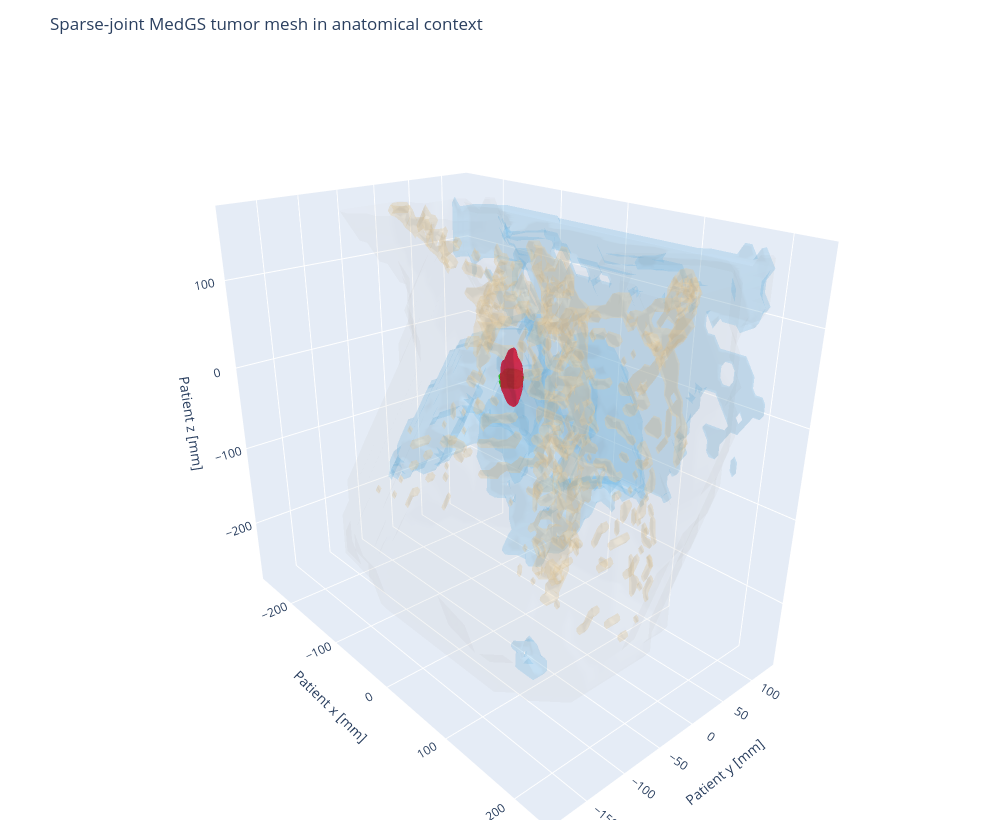

The cell this chart's notebook holds for it:
### Markdown cell above
# 6. Experiment B — $\lambda_{\mathrm{seg}} = 2$

The complete segmentation objective contributes twice as strongly as the image branch. This increases the influence of both observed-mask supervision and the background-aware in-between penalty.

### Code cell
result_b = run_experiment(EXPERIMENTS[1])
show_training_history(result_b)
show_segmentation_diagnostics(result_b)
show_reconstruction(result_b)

### Figure 1 — Plotly figure (JSON) as saved in the notebook; plotly's stock layout.template omitted (floating-point values rounded to 4 significant figures; data arrays with more than 128 entries replaced by an {"elided": "..."} marker saying what was removed)
{"data": [{"color": "lightgray", "flatshading": false, "i": {"elided": "4924 int values"}, "j": {"elided": "4924 int values"}, "k": {"elided": "4924 int values"}, "name": "Body", "opacity": 0.07, "x": {"elided": "2503 float values"}, "y": {"elided": "2503 float values"}, "z": {"elided": "2503 float values"}, "type": "mesh3d"}, {"color": "lightskyblue", "flatshading": false, "i": {"elided": "13914 int values"}, "j": {"elided": "13914 int values"}, "k": {"elided": "13914 int values"}, "name": "Lungs", "opacity": 0.17, "x": {"elided": "6883 float values"}, "y": {"elided": "6883 float values"}, "z": {"elided": "6883 float values"}, "type": "mesh3d"}, {"color": "wheat", "flatshading": false, "i": {"elided": "9244 int values"}, "j": {"elided": "9244 int values"}, "k": {"elided": "9244 int values"}, "name": "Bones", "opacity": 0.22, "x": {"elided": "4638 float values"}, "y": {"elided": "4638 float values"}, "z": {"elided": "4638 float values"}, "type": "mesh3d"}, {"color": "limegreen", "flatshading": false, "i": {"elided": "4398 int values"}, "j": {"elided": "4398 int values"}, "k": {"elided": "4398 int values"}, "name": "RTSTRUCT tumor", "opacity": 0.78, "x": {"elided": "2199 float values"}, "y": {"elided": "2199 float values"}, "z": {"elided": "2199 float values"}, "type": "mesh3d"}, {"color": "crimson", "flatshading": false, "i": {"elided": "6432 int values"}, "j": {"elided": "6432 int values"}, "k": {"elided": "6432 int values"}, "name": "MedGS tumor", "opacity": 0.62, "x": {"elided": "3218 float values"}, "y": {"elided": "3218 float values"}, "z": {"elided": "3218 float values"}, "type": "mesh3d"}], "layout": {"scene": {"camera": {"eye": {"x": 1.55, "y": -1.35, "z": 0.95}, "up": {"x": 0.0, "y": 0.0, "z": 1.0}, "center": {"x": 0.0, "y": 0.0, "z": 0.0}}, "xaxis": {"title": {"text": "Patient x [mm]"}}, "yaxis": {"title": {"text": "Patient y [mm]"}}, "zaxis": {"title": {"text": "Patient z [mm]"}}, "aspectmode": "data"}, "legend": {"x": 0.01, "y": 0.99}, "margin": {"l": 0, "r": 0, "t": 60, "b": 0}, "title": {"text": "Sparse-joint MedGS tumor mesh in anatomical context"}, "width": 1000, "height": 820}}
